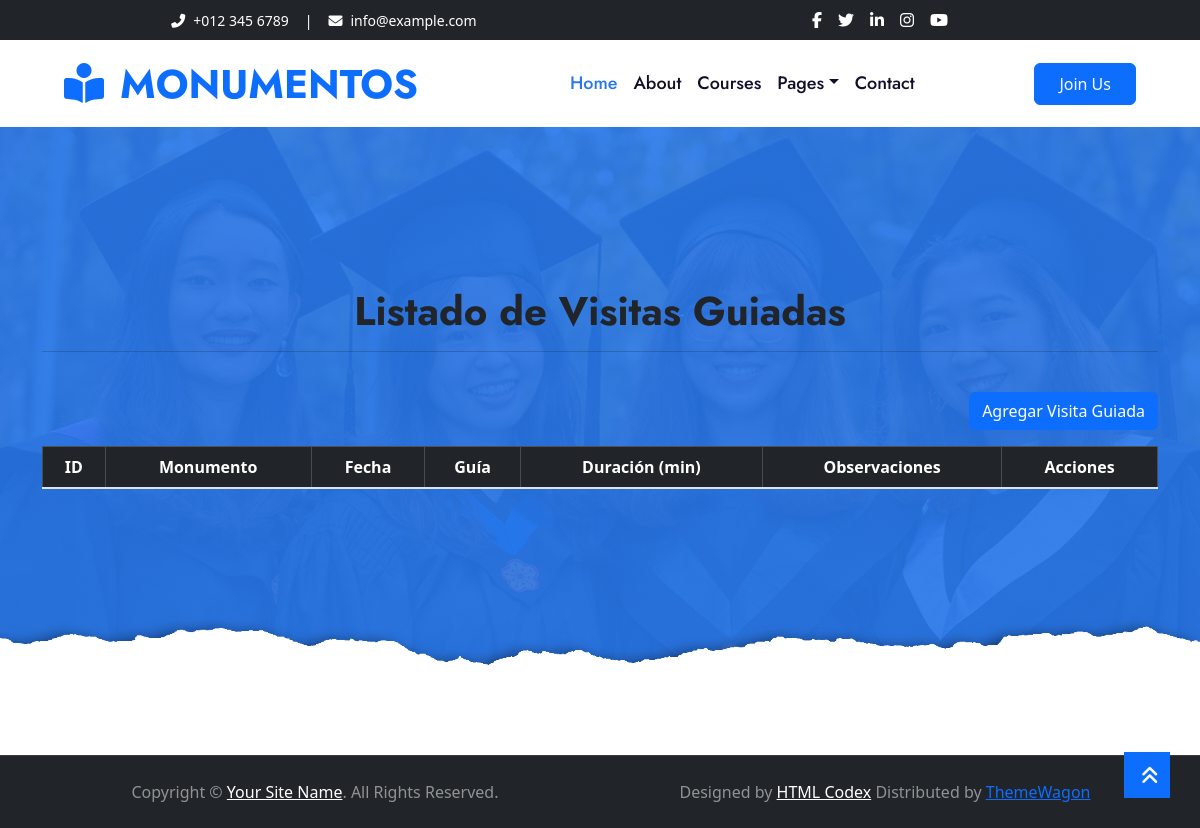
The app's page /listar_visitas/, older data.
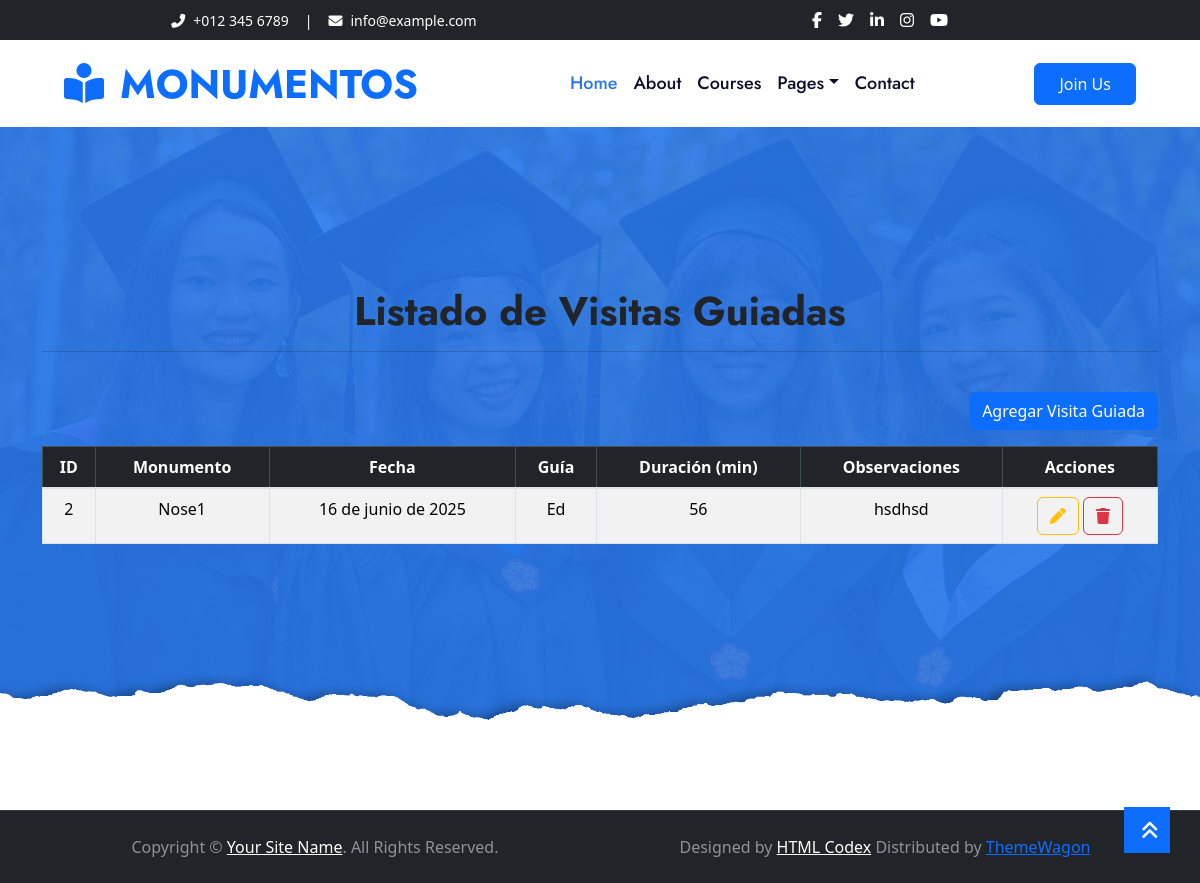
The same page, newer data.
### Aplicaciones/SistemaMonumento/models.py (models this page shows)
class VisitaGuiada(models.Model):
    monumento = models.ForeignKey(Monumento, on_delete=models.CASCADE, related_name='visitas')
    fecha = models.DateField()
    guia = models.CharField(max_length=100)
    duracion_minutos = models.PositiveIntegerField()
    observaciones = models.TextField(blank=True, null=True)

class Monumento(models.Model):
    nombre = models.CharField(max_length=100)
    ubicacion = models.CharField(max_length=200)
    descripcion = models.TextField(blank=True, null=True)
    imagen = models.ImageField(upload_to='monumentos/', blank=True, null=True)

### Aplicaciones/SistemaMonumento/views.py (the view)
# urls.py: path('listar_visitas/', views.listar_visitas, name='listar_visitas'),
def listar_visitas(request):
    visitas = VisitaGuiada.objects.all()  # Obtiene todas las visitas guiadas
    return render(request, 'listar_visitas.html', {'visitas': visitas})

### Aplicaciones/SistemaMonumento/templates/listar_visitas.html (shortened to what this page needs)
{% extends './plantilla.html' %}
{% block contenido %}
<h1 class="text-center">Listado de Visitas Guiadas</h1>
<hr>
<br>
<div class="text-end mb-3">
  <a href="{% url 'nueva_visita' %}" class="btn btn-primary">Agregar Visita Guiada</a>
</div>
<table class="table table-bordered table-striped table-hover align-middle" id="tbl_visitas">
  <thead class="table-dark text-center">
    <tr>
      <th>ID</th>
      <th>Monumento</th>
      <th>Fecha</th>
      <th>Guía</th>
      <th>Duración (min)</th>
      <th>Observaciones</th>
      <th>Acciones</th>
    </tr>
  </thead>
  <tbody>
    {% for visita in visitas %}
    <tr>
      <td>{{ visita.id }}</td>
      <td>{{ visita.monumento.nombre }}</td>
      <td>{{ visita.fecha }}</td>
      <td>{{ visita.guia }}</td>
      <td>{{ visita.duracion_minutos }}</td>
      <td>{{ visita.observaciones|truncatewords:10 }}</td>
      <td class="text-center">
        <a class="btn btn-outline-warning" href="{% url 'editar_visita' visita.id %}">
          <i class="fa fa-pen"></i>
        </a>
        <a href="#" onclick="eliminarVisita('{{ visita.id }}');" class="btn btn-outline-danger">
          <i class="fa fa-trash"></i>
        </a>
      </td>
    </tr>
    {% endfor %}
  </tbody>
</table>
{% endblock %}

### Aplicaciones/SistemaMonumento/templates/plantilla.html (shortened to what this page needs)
{% load static %}
<!DOCTYPE html>
<html lang="en">
<head>
    <link href="https://cdnjs.cloudflare.com/ajax/libs/font-awesome/5.10.0/css/all.min.css" rel="stylesheet">
    <link href="{% static 'plantilla/lib/owlcarousel/assets/owl.carousel.min.css' %} " rel="stylesheet">
    <link href="{% static 'plantilla/css/style.css' %}" rel="stylesheet">
    <link rel="stylesheet" href="https://cdnjs.cloudflare.com/ajax/libs/bootstrap/5.3.3/css/bootstrap.min.css" />
    <link rel="stylesheet" href="https://cdnjs.cloudflare.com/ajax/libs/font-awesome/6.7.2/css/all.min.css" />
    <link rel="stylesheet" href="//cdn.datatables.net/2.3.1/css/dataTables.dataTables.min.css">
    <link rel="stylesheet" href="https://cdnjs.cloudflare.com/ajax/libs/bootstrap-fileinput/5.5.4/css/fileinput.min.css" />
</head>
<body>
    <div class="container-fluid bg-dark">
        <div class="row py-2 px-lg-5">
            <div class="col-lg-6 text-center text-lg-left mb-2 mb-lg-0">
                <div class="d-inline-flex align-items-center text-white">
                    <small><i class="fa fa-phone-alt mr-2"></i>+012 345 6789</small>
                    <small class="px-3">|</small>
                    <small><i class="fa fa-envelope mr-2"></i>info@example.com</small>
                </div>
            </div>
            <div class="col-lg-6 text-center text-lg-right">
                <div class="d-inline-flex align-items-center">
                    <a class="text-white px-2" href="">
                        <i class="fab fa-facebook-f"></i>
                    </a>
                    <a class="text-white px-2" href="">
                        <i class="fab fa-twitter"></i>
                    </a>
                    <a class="text-white px-2" href="">
                        <i class="fab fa-linkedin-in"></i>
                    </a>
                    <a class="text-white px-2" href="">
                        <i class="fab fa-instagram"></i>
                    </a>
                    <a class="text-white pl-2" href="">
                        <i class="fab fa-youtube"></i>
                    </a>
                </div>
            </div>
        </div>
    </div>
    <div class="container-fluid p-0">
        <nav class="navbar navbar-expand-lg bg-white navbar-light py-3 py-lg-0 px-lg-5">
            <a href="index.html" class="navbar-brand ml-lg-3">
                <h1 class="m-0 text-uppercase text-primary"><i class="fa fa-book-reader mr-3"></i>Monumentos</h1>
            </a>
            <div class="collapse navbar-collapse justify-content-between px-lg-3" id="navbarCollapse">
                <div class="navbar-nav mx-auto py-0">
                    <a href="index.html" class="nav-item nav-link active">Home</a>
                    <a href="about.html" class="nav-item nav-link">About</a>
                    <a href="course.html" class="nav-item nav-link">Courses</a>
                    <div class="nav-item dropdown">
                        <a href="#" class="nav-link dropdown-toggle" data-toggle="dropdown">Pages</a>
                    </div>
                    <a href="contact.html" class="nav-item nav-link">Contact</a>
                </div>
                <a href="" class="btn btn-primary py-2 px-4 d-none d-lg-block">Join Us</a>
            </div>
        </nav>
    </div>
    <div class="jumbotron jumbotron-fluid position-relative overlay-bottom" style="margin-bottom: 90px;">
        <div class="container text-center my-5 py-5">
            {% block contenido %}
            {% endblock %}
        </div>
    </div>
    <div class="container-fluid bg-dark text-white-50 border-top py-4" style="border-color: rgba(256, 256, 256, .1) !important;">
        <div class="container">
            <div class="row">
                <div class="col-md-6 text-center text-md-left mb-3 mb-md-0">
                    <p class="m-0">Copyright &copy; <a class="text-white" href="#">Your Site Name</a>. All Rights Reserved.
                    </p>
                </div>
                <div class="col-md-6 text-center text-md-right">
                    <p class="m-0">Designed by <a class="text-white" href="https://htmlcodex.com">HTML Codex</a> Distributed by <a href="https://themewagon.com" target="_blank">ThemeWagon</a></p>
                </div>
            </div>
        </div>
    </div>
    <a href="#" class="btn btn-lg btn-primary rounded-0 btn-lg-square back-to-top"><i class="fa fa-angle-double-up"></i></a>
</body>
</html>

Row changes from the older to the newer data that the page shows:
added VisitaGuiada: id "2", monumento.nombre "Nose1", fecha "16 de junio de 2025", guia "Ed", duracion_minutos "56", observaciones "hsdhsd"
